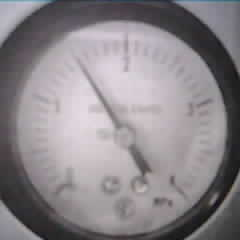
#> input picture received_images/2025-08-22/cam2/cam2_2025-08-22_13-43-24.jpg, 240 x 240 px
$ python test.py
#> lines starting #> are read from the running program, lines starting #| are printed output that depends on the picture; after the words box and inside, x2 and y2 are one past the last pixel; in counts of white or black regions, pixels touching at a corner belong together
import cv2
import numpy as np

image_path = "received_images/2025-08-22/cam2/cam2_2025-08-22_13-43-24.jpg"
img = cv2.imread(image_path)
#> img is the input picture: shape (240, 240, 3); mean B, G, R 138.1, 134, 139.2

if img is None:
    raise ValueError(f"Cannot load image: {image_path}")

gray = cv2.cvtColor(img, cv2.COLOR_BGR2GRAY)

blurred = cv2.GaussianBlur(gray, (3,3), 1.0)

edges = cv2.Canny(blurred, threshold1=50, threshold2=150)
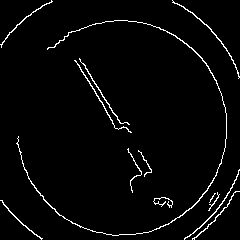
#> edges: shape (240, 240); 2.9% white in thin lines or dots

_, binary = cv2.threshold(edges, 1, 255, cv2.THRESH_BINARY)

lines = cv2.HoughLinesP(
        image=binary,
        rho=1,
        theta = np.pi/180,
        threshold=50,
        minLineLength=30,
        maxLineGap=5
    )
#> lines = [[79, 58, 123, 127], [83, 72, 116, 128]]

img_lines = img.copy()
if lines is not None:
    for line in lines:
        x1, y1, x2, y2 = line[0]
        cv2.line(img_lines, (x1,y1), (x2,y2), (0,255,0),2)
#> this loop made 2 passes
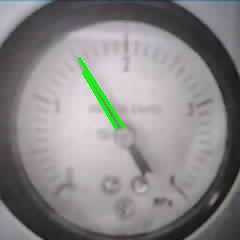
#> img_lines: shape (240, 240, 3); 0.88% of pixels changed, all inside (x1, y1, x2, y2) = (78, 57, 125, 130)


cv2.imshow("Binary for Hough", binary)
cv2.imshow("Hough Lines", img_lines)
cv2.waitKey(0)
cv2.destroyAllWindows()


# [5 lines of commented-out code are left out]

$ run again, with received_images/2025-08-22/cam2/cam2_2025-08-22_11-25-44.jpg copied over received_images/2025-08-22/cam2/cam2_2025-08-22_13-43-24.jpg
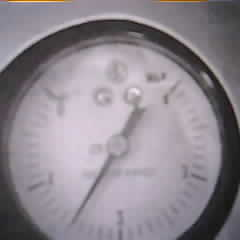
#> input picture received_images/2025-08-22/cam2/cam2_2025-08-22_11-25-44.jpg, 240 x 240 px
#> img is the input picture: shape (240, 240, 3); mean B, G, R 142.8, 135.1, 141.8
#> `edges = cv2.Canny(blurred, threshold1=50, threshold2=150)`:
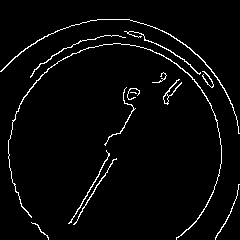
#> edges: shape (240, 240); 3.2% white in thin lines or dots
#> lines = [[79, 208, 109, 153], [74, 224, 114, 159], [70, 222, 90, 187]]
#> the loop `for line in lines:` made 3 passes
#> after the loop `for line in lines:`:
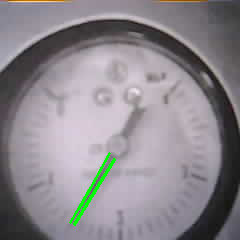
#> img_lines: shape (240, 240, 3); 0.83% of pixels changed, all inside (x1, y1, x2, y2) = (69, 152, 116, 226)

$ run again, with received_images/2025-08-22/cam2/cam2_2025-08-22_11-55-58.jpg copied over received_images/2025-08-22/cam2/cam2_2025-08-22_13-43-24.jpg
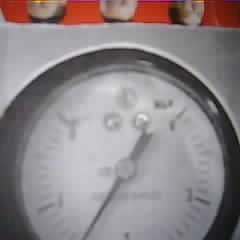
#> input picture received_images/2025-08-22/cam2/cam2_2025-08-22_11-55-58.jpg, 240 x 240 px
#> img is the input picture: shape (240, 240, 3); mean B, G, R 134.8, 132.9, 140.8
#> `edges = cv2.Canny(blurred, threshold1=50, threshold2=150)`:
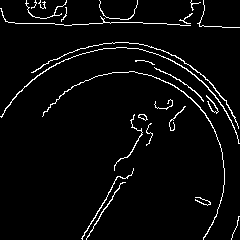
#> edges: shape (240, 240); 3.9% white in thin lines or dots
#> lines = [[199, 25, 239, 27], [15, 23, 54, 23], [93, 220, 118, 176], [86, 239, 124, 178], [81, 238, 99, 208]]
#> the loop `for line in lines:` made 5 passes
#> after the loop `for line in lines:`:
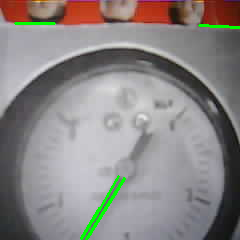
#> img_lines: shape (240, 240, 3); 1.23% of pixels changed, all inside (x1, y1, x2, y2) = (14, 22, 240, 240)

$ run again, with received_images/2025-08-22/cam2/cam2_2025-08-22_12-00-49.jpg copied over received_images/2025-08-22/cam2/cam2_2025-08-22_13-43-24.jpg
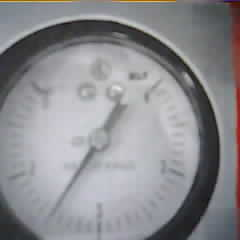
#> input picture received_images/2025-08-22/cam2/cam2_2025-08-22_12-00-49.jpg, 240 x 240 px
#> img is the input picture: shape (240, 240, 3); mean B, G, R 143.6, 140, 140.4
#> `edges = cv2.Canny(blurred, threshold1=50, threshold2=150)`:
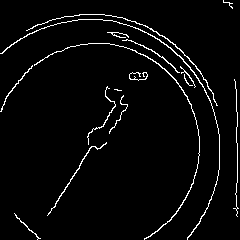
#> edges: shape (240, 240); 3.5% white in thin lines or dots
#> lines = [[50, 212, 92, 146], [237, 143, 237, 177], [236, 215, 236, 183], [49, 213, 70, 179]]
#> the loop `for line in lines:` made 4 passes
#> after the loop `for line in lines:`:
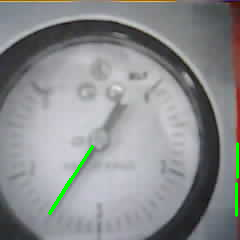
#> img_lines: shape (240, 240, 3); 0.87% of pixels changed, all inside (x1, y1, x2, y2) = (48, 142, 239, 217)
